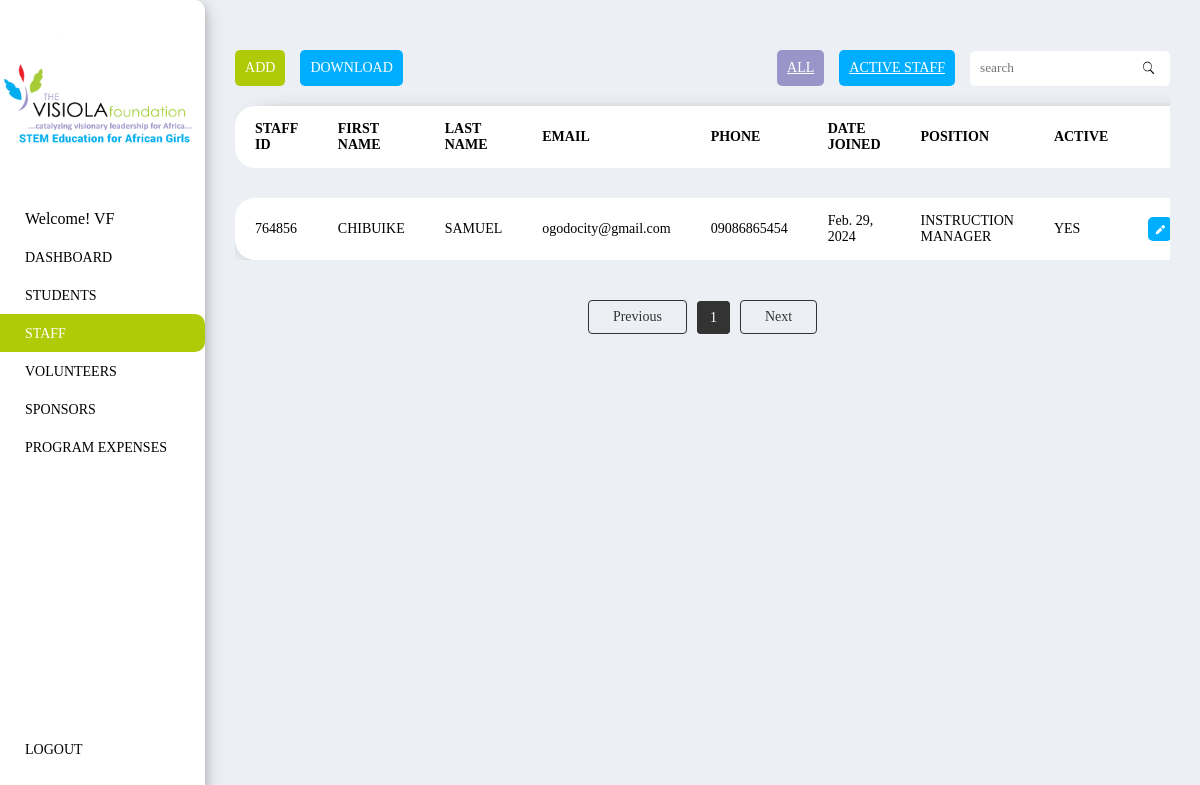
Screenshot of /staff (signed in) with the database file from the repository.
### vdb/models.py (models this page shows, shortened)
class Staff(models.Model):
    start_id = models.CharField(max_length=50)
    first_name = models.CharField(max_length=50)
    last_name = models.CharField(max_length=50)
    email = models.EmailField()
    phone_number = models.CharField(max_length=20)
    date_joined = models.DateField()
    active = models.BooleanField(default=True)
    position = models.CharField(max_length=100)
    skill = models.CharField(max_length=100, default=None)
    location = models.CharField(max_length=100, default=None)
    address = models.CharField(max_length=100, default=None)

### vdb/views.py (the view, shortened to what this page needs)
# urls.py: path('staff', staff, name='staff'),
@login_required(login_url='login')
def staff(request):
    active = request.GET.get('status')
    staffs = Staff.objects.all().order_by('-id')
    if active == "YES":
        staffs = staffs.filter(active=True)
    paginator = Paginator(staffs, 5)
    page = request.GET.get('page')
    staffs = paginator.get_page(page)
    context = {
        'staffs': staffs,
        'page':'staffs'
    }
    return render(request, 'sections/staff.html', context)

### vdb/templates/sections/staff.html (shortened to what this page needs)
{%extends 'pages/base.html'%}
{%load static%}
{% block body %}
<div class="page-head">
    <div class="page-head-right">
        <div class="page-btn add-btn" onclick="open_secodary_sidebar('staff-form')">ADD</div>
        <div class="page-btn ASCG" onclick="">DOWNLOAD</div>
    </div>
    <div class="page-head-left">
        <div class="btn-group">
            <a href="{% url 'staff' %}?status=all" class="page-btn SC">ALL</a>
            <a href="{% url 'staff' %}?status=YES" class="page-btn ASCG">ACTIVE STAFF</a>
        </div>
        <div class="page-search">
            <form action="{% url 'search_staffs' %}" method="get">
                <input type="text" name="query" placeholder="search">
                <button type="submit" class="search-icon">
                    <img src="{% static 'icons/search.svg' %}" width="100%">
                </button>
            </form>
        </div>
    </div>
</div>
<div class="page-body">
    <div id="table-container">
        <table>
            <thead>
                <tr>
                    <th>STAFF ID</th>
                    <th>FIRST NAME</th>
                    <th>LAST NAME</th>
                    <th>EMAIL</th>
                    <th>PHONE</th>
                    <th>DATE JOINED</th>
                    <th>POSITION</th>
                    <th>ACTIVE</th>
                    <th></th>
                </tr>
                <tr class="space"></tr>
            </thead>
            <tbody>
            {%for staff in staffs%}
            <tr>
                <td>{{staff.start_id}}</td>
                <td>{{staff.first_name|upper}}</td>
                <td>{{staff.last_name|upper}}</td>
                <td>{{staff.email}}</td>
                <td>{{staff.phone_number}}</td>
                <td>{{staff.date_joined}}</td>
                <td>{{staff.position|upper}}</td>
                <td>{% if staff.active == True %}YES{% else %}NO{% endif %}</td>
                <td>
                    <div class="table-btns">
                        <div class="table-btn edit-btn">
                            <img src="{%static 'icons/edit.svg'%}" width="13px"/>
                        </div>
                    </div>
                </td>
            </tr>
            {%endfor%}
        </tbody>
        </table>
    </div>
    <ul class="pagination">
        {% if staffs.has_previous %}
            <li class="prev-next"><a href="?page={{ staffs.previous_page_number }}">Previous</a></li>
        {% else %}
            <li class="prev-next disabled"><a href="#">Previous</a></li>
        {% endif %}
        {% for page_num in staffs.paginator.page_range %}
            {% if page_num == staffs.number %}
                <li class="activebtn"><a href="#">{{ page_num }}</a></li>
            {% else %}
                <li><a href="?page={{ page_num }}">{{ page_num }}</a></li>
            {% endif %}
        {% endfor %}
        {% if staffs.has_next %}
            <li class="prev-next"><a href="?page={{ staffs.next_page_number }}">Next</a></li>
        {% else %}
            <li class="prev-next disabled"><a href="#">Next</a></li>
        {% endif %}
    </ul>
</div>
{% endblock %}

### vdb/templates/pages/base.html (shortened to what this page needs)
{%load static%}
<!DOCTYPE html>
<html lang="en">
<head>
    <link rel="stylesheet" href="{%static 'styles/base.css'%}">
    <link rel="stylesheet" href="{%static 'styles/table.css'%}">
    <link rel="stylesheet" href="{%static 'styles/dashboard.css'%}">
    <link rel="stylesheet" href="{%static 'styles/form_style.css'%}">
</head>
<body>
    <div id="app-container">
        <div id="app-primary-sidebar">
            <div>
                <div id="app-primary-sidebar-logo">
                    <img src="{%static 'images/logo_new.png'%}" width="100%"/>
                </div>
                <div id="app-primary-sidebar-links">
                     <div class="app-primary-sidebar-link">Welcome! {{request.user|upper}}</div>
                    <div {% if page == "dashboard" %} class="app-primary-sidebar-link active" {%else%}class="app-primary-sidebar-link"{%endif%}><a href="{%url 'home'%}">DASHBOARD</a></div>
                    <div {% if page == "programs" %} class="app-primary-sidebar-link active" {%else%}class="app-primary-sidebar-link"{%endif%}><a href="{%url 'programs'%}">STUDENTS</a></div>
                    <div {% if page == "staffs" %} class="app-primary-sidebar-link active" {%else%}class="app-primary-sidebar-link"{%endif%}><a href="{%url 'staff'%}">STAFF</a></div>
                    <div {% if page == "volunteers" %} class="app-primary-sidebar-link active" {%else%}class="app-primary-sidebar-link"{%endif%}><a href="{%url 'volunteers'%}">VOLUNTEERS</a></div>
                    <div {% if page == "sponsors" %} class="app-primary-sidebar-link active" {%else%}class="app-primary-sidebar-link"{%endif%}><a href="{%url 'sponsors_page' %}">SPONSORS</a></div>
                    <div {% if page == "expenses" %} class="app-primary-sidebar-link active" {%else%}class="app-primary-sidebar-link"{%endif%}><a href="{%url 'expenses' %}">PROGRAM EXPENSES</a></div>
                </div>
            </div>
            <div id="logout-btn">
                <div class="app-primary-sidebar-link"><a href="{%url 'logout'%}">LOGOUT</a></div>
            </div>
        </div>
        <div id="app-main-section">
            {% block body %}
            {% endblock %}
        </div>
    </div>
</body>
</html>

### vdb/static/styles/base.css (style rules this page uses)
* { padding: 0px; margin: 0px; box-sizing: border-box; font-family: Calibri; }
body { background-color: #E9ECF1D1; overflow: hidden; }
#app-container { position: absolute; width: 100%; height: 100%; display: flex; }
#app-primary-sidebar { width: 250px; height: 100%; background-color: #ffffff; border-top-right-radius: 10px; border-bottom-right-radius: 10px; display: flex; flex-direction: column; padding: 20px 0px; justify-content: space-between; overflow: auto; transition: 1s; position: relative; box-shadow: 0 4px 8px 0 rgba(0, 0, 0, 0.2), 0 6px 20px 0 rgba(0, 0, 0, 0.19); }
#app-primary-sidebar-logo { width: 100%; height: 180px; }
#app-primary-sidebar-logo img { width:100%; height: 100%; object-fit:cover; }
.app-primary-sidebar-link { width: 100%; padding: 10px 25px; }
.app-primary-sidebar-link a { text-decoration: none; color: #000000; font-size: 14px; }
.active { background-color: #AFCB08; border-top-right-radius: 10px; border-bottom-right-radius: 10px; }
.active a { color: #ffffff; }
#logout-btn { height: 50px; }
#app-main-section { position: relative; width: 100%; padding: 50px 30px 0px 30px; }
.page-btn { padding: 10px; width: fit-content; height: fit-content; border-radius: 5px; margin-right: 15px; cursor: pointer; font-size: 14px; color: #ffffff; }
.btn-group { display: flex; align-items: center; }
.btn-group .page-btn { margin-bottom: 0px; }
.page-head { display: flex; justify-content: space-between; align-items: center; }
.page-head-right { display: flex; }
.page-head-left { display: flex; justify-content: space-between; align-items: center; }
.page-search form { height: 100%; display: flex; align-items: center; justify-content: space-between; background-color: #ffffff; border-radius: 5px; width:200px; padding: 0px 10px; }
.search-icon { width: 25px; height: 25px; cursor: pointer; display: flex; justify-content: center; align-items: center; padding: 5px; border: 0px; background-color: transparent; }
.page-search input { width: 100%; height: 35px; border-radius: 5px; border: 0px; background-color: transparent; }
.add-btn { background-color: #AFCB08; }
.ASCG { background-color: #00AEFF; }
.SC { background-color: #9A95C8; }
.pagination { display: flex; list-style: none; padding: 0; justify-content: center; align-items: center; margin-top: 40px; }
.pagination li { margin: 0 5px; }
.pagination li a, .pagination .prev-next { padding: 8px 12px; text-decoration: none; border: 1px solid #333; color: #333; border-radius: 4px; transition: background-color 0.3s ease; font-size: 14px; }
.prev-next a { border: 0 !important; }
.pagination .activebtn a { background-color: #333; color: white; pointer-events: none; }

### vdb/static/styles/table.css (style rules this page uses)
th,td { text-align: left; padding: 15px 20px; font-size: 14px; }
th:first-child { border-top-left-radius: 20px; border-bottom-left-radius: 20px; }
th:last-child { border-top-right-radius: 20px; border-bottom-right-radius: 20px; }
thead { background-color: #ffffff; }
tbody { background-color: #ffffff; }
tbody tr { border-bottom: 1px solid #8e8a8a8b; }
tbody tr:first-child > td:first-child { border-top-left-radius: 20px; }
tbody tr:first-child > td:last-child { border-top-right-radius: 20px; }
tbody tr:last-child > td:first-child { border-bottom-left-radius: 20px; }
tbody tr:last-child > td:last-child { border-bottom-right-radius: 20px; }
.table-btns { display: flex; }
.table-btn { width:24px; height: 24px; margin-right: 10px; cursor: pointer; display: flex; justify-content: center; align-items: center; border-radius: 5px; cursor: pointer; opacity: 1; }
.edit-btn { background-color: #00AEFF; }
tbody tr:last-child { border: 0px; }
#table-container { overflow-x: auto; }
table { width:100%; margin-top: 20px; border-collapse: collapse; border-radius: 40px; box-shadow: 0 4px 8px 0 rgba(0, 0, 0, 0.2), 0 6px 20px 0 rgba(0, 0, 0, 0.19); }
.space { height: 30px; }

### vdb/static/styles/dashboard.css (style rules this page uses)
#app-main-section { overflow: auto; height: 100%; }

### rows the page displays
Staff: start_id "764856", first_name "CHIBUIKE", last_name "SAMUEL", email "ogodocity@gmail.com", phone_number "09086865454", date_joined "Feb. 29, 2024", position "INSTRUCTION MANAGER", active "YES"

### other values shown
{{ request.user|upper }} "VF"
{{ page_num }} "1"
